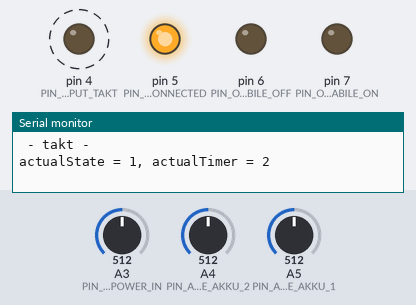
The sketch below on a simulated Arduino Uno, built with avr-gcc and run on an emulated ATmega328P. Parts: output pins drawn as LEDs (lit = HIGH), the last lines printed to the serial monitor. Dashed ring = blinking. Inputs (shaded band) come from the test bench; at power-on: A3 (PIN_ANALOG_VOLTAGE_POWER_IN) = 512, A4 (PIN_ANALOG_VOLTAGE_AKKU_2) = 512, A5 (PIN_ANALOG_VOLTAGE_AKKU_1) = 512.

Above: at 2.9 s.
3.0 s: A3 (PIN_ANALOG_VOLTAGE_POWER_IN) set to 111
5.5 s: A3 (PIN_ANALOG_VOLTAGE_POWER_IN) set to 89
At 8.2 s:
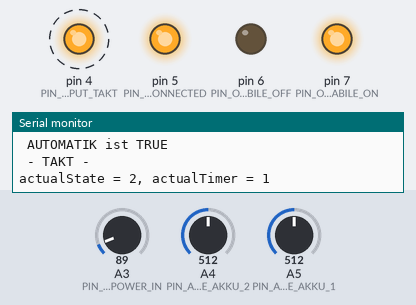
9.9 s: A3 (PIN_ANALOG_VOLTAGE_POWER_IN) set to 110
At 10.9 s:
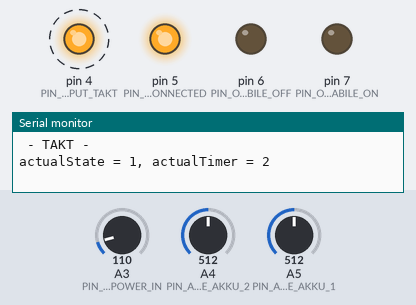
14.3 s: A3 (PIN_ANALOG_VOLTAGE_POWER_IN) set to 90
At 16.0 s:
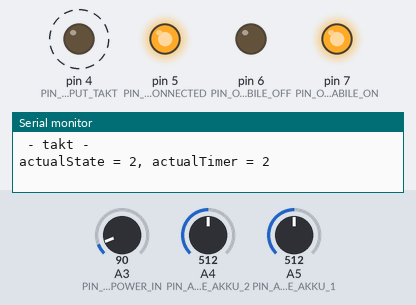
18.7 s: A4 (PIN_ANALOG_VOLTAGE_AKKU_2) set to 108
At 21.6 s:
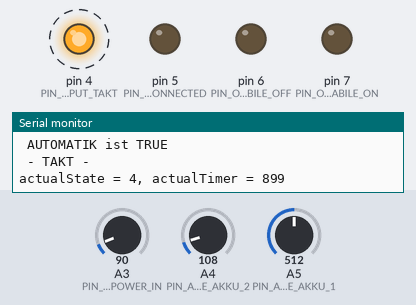
23.1 s: A4 (PIN_ANALOG_VOLTAGE_AKKU_2) set to 95
Timing chart, 0 to 25.7 s (numbered marks = the images above; inputs shaded):
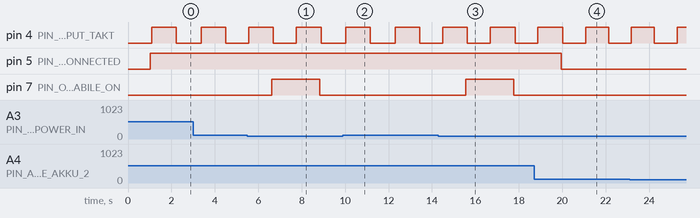

Measured:
- the behaviour switches between 101 and 100 on A3 (PIN_ANALOG_VOLTAGE_POWER_IN) (found by bisection; images 0 and 1)
- after the input at 5.5 s, pin 7 (PIN_OUTPUT_BISTABILE_ON): LOW → HIGH after 1.1 s, → LOW 2.2 s later
- after the input at 9.9 s, pin 5 (PIN_OUTPUT_AKKU_CONNECTED): stays HIGH (without the input it goes to LOW after 1.1 s)
- after the input at 14.3 s, pin 7 (PIN_OUTPUT_BISTABILE_ON): LOW → HIGH after 1.3 s, → LOW 2.2 s later
- by itself, pin 4 (PIN_OUTPUT_TAKT): alternates HIGH for 1.1 s and LOW for 1.1 s

The sketch:

ArduinoControlBatteryCharger.ino
```cpp
/*
Campingwagen Steuerung für die Akkus.
Schaltschema:

Falls D+ = 12 V: Dauerstrom auf PIN 85-86 ein (Batterien werden durch Lichtmaschine geladen)
Sonst:
Nach ca. 1 Std: Dauerstrom auf PIN 85-86 ein
1 Sek. später: Schaltimpuls auf PIN 2-5: Kontakt 4-3 offen, Kontakt 6-3 geschlossen
1 Sek. Später: Dauerstrom auf PIN 85-86 aus
Nach ca. 1 Std.: Dauerstrom auf PIN 85-86 ein
1 Sek. später: Schaltimpuls auf PIN 1-5: Kontakt 6-3 offen, Kontakt 4-3 geschlossen
1 Sek. Später: Dauerstrom auf PIN 85-86 aus
Nach ca. 1 Std.: Dauerstrom auf PIN 85-86
Zusätzlich: jeweils ein Taster, der manuell Schaltsignal auf PIN 2-5 bzw. PIN 1-5 legt.
Wenn Taster betätigt wird, keine stündliche Umschaltung mehr.
Umschaltung startet wieder, wenn Zustand D+=12 V eingetreten ist oder Spannungsversorgung für Steuerlogig Null war.
 */

// Hardware Interface
// Analog In
#define PIN_ANALOG_VOLTAGE_AKKU_1        A5
#define PIN_ANALOG_VOLTAGE_AKKU_2        A4
#define PIN_ANALOG_VOLTAGE_POWER_IN      A3
//#define PIN_ANALOG_VOLTAGE_POWER_OUT     A3

// Digital In
//#define INTERRUPT_INPUT_TASTER_AKKU_1              1
//#define INTERRUPT_INPUT_TASTER_AKKU_2              1
//#define INTERRUPT_INPUT_TASTER_TEST                1
//#define INTERRUPT_INPUT_TASTER_CONNECTED           1

// Digital Out
#define PIN_OUTPUT_BISTABILE_ON       7
#define PIN_OUTPUT_BISTABILE_OFF      6
#define PIN_OUTPUT_AKKU_CONNECTED     5
#define PIN_OUTPUT_TAKT               4
//
//int  AkkuNumber;      // 0 = Akku_1, 1 = Akku_2
//int  AkkuTime;        //Runtime for the Akku
//
//#define  SIZE_OUTPUT_TIMMING_ARRAY  5
//int      OutputTimingArray  [SIZE_OUTPUT_TIMMING_ARRAY];

//#define START_TIME_FOR_AKKU       100  //
//#define SET_TIME_RELAY_BISTABILE   2   //
//#define SET_TIME_RELAY_CONNECTED   5   //

//#define WAITTIME  20000
//
//volatile  int actCounter;
//volatile  int oldCounter;

#define OUTPUT_BISTABILE_ON           0x01
#define OUTPUT_BISTABILE_OFF          0x02
#define OUTPUT_AKKU_CONNECTED         0x04

//#define StateForButton_1    0
//#define StateForButton_2    0
//#define StateForButton_3    0

#define ENDLOS      9999

int  actualState;
int  actualTimer;

int VoltageAkku_1;
int VoltageAkku_2;
int VoltagePowerIn;

bool TaktLed;

struct Vorgabe
{
  int State;
  int Time;
  int Output;
};

Vorgabe  Ablauf[] = {
  // state, sec,  active Outputs
  { 0,       15*60,  0                     | 0                    | 0                   },
  { 1,       2,  OUTPUT_AKKU_CONNECTED | 0                    | 0                   },
  { 2,       2,  OUTPUT_AKKU_CONNECTED | 0                    | OUTPUT_BISTABILE_ON },
  { 3,       2,  OUTPUT_AKKU_CONNECTED | 0                    | 0                   },
  { 4,       15*60,  0                     | 0                    | 0                   },
  { 5,       2,  OUTPUT_AKKU_CONNECTED | 0                    | 0                   },
  { 6,       2,  OUTPUT_AKKU_CONNECTED | OUTPUT_BISTABILE_OFF | 0                   },
  { 7,       2,  OUTPUT_AKKU_CONNECTED | 0                    | 0                   },

  // Sondermodus mit unendlich langer Dauer
  { 8,       1,  0                     | 0                    | 0                   },
  { 9,       2,  OUTPUT_AKKU_CONNECTED | 0                    | 0                   },
  {10,       2,  OUTPUT_AKKU_CONNECTED | 0                    | OUTPUT_BISTABILE_ON },
  {11,       2,  OUTPUT_AKKU_CONNECTED | 0                    | 0                   },
  {12,  ENDLOS,  0                     | 0                    | 0                   },

  // Sondermodus mit unendlich langer Dauer
  {13,       1,  0                     | 0                    | 0                   },
  {14,       2,  OUTPUT_AKKU_CONNECTED | 0                    | 0                   },
  {15,       2,  OUTPUT_AKKU_CONNECTED | OUTPUT_BISTABILE_OFF | 0                   },
  {16,       2,  OUTPUT_AKKU_CONNECTED | 0                    | 0                   },
  {17,  ENDLOS,  0                     | 0                    | 0                   },

  // Powermode
  {18,  ENDLOS,  OUTPUT_AKKU_CONNECTED | 0                    | 0                   },

  { 0, 0, 0}
};

void showState()
{
  Serial.print("actualState = ");
  Serial.print(actualState);
  Serial.print(", actualTimer = ");
  Serial.println(actualTimer);
}

void readAnalogValues ()
{
  VoltageAkku_1 = analogRead(PIN_ANALOG_VOLTAGE_AKKU_1);
  VoltageAkku_2 = analogRead(PIN_ANALOG_VOLTAGE_AKKU_2);
  VoltagePowerIn = analogRead(PIN_ANALOG_VOLTAGE_POWER_IN);

  Serial.print("  Voltage Akku 1 :");
  Serial.print(VoltageAkku_1);
  Serial.print(", Akku 2 :");
  Serial.print(VoltageAkku_2);
  Serial.print(", Power IN :");
  Serial.print(VoltagePowerIn);
  Serial.println(" ");

}


void setup() {

  //  float voltage= sensorValue * (5.0 / 1023.0) * 3; //  15 Volt -- R 20K -- A0 -- R 10K --- GND
//  readAnalogValues ();
//  if (VoltageAkku_1 < VoltageAkku_2)
//  {
//    actualState = 0;
//  }
//  else
//  {
//    actualState = 4;
//  }

  actualState = 0;
  actualTimer = 0;
  //  readAnalogValues ();
  TaktLed = false;

  //start serial connection
  Serial.begin(9600);
  //configure pin2 as an input and enable the internal pull-up resistor
  //pinMode(2, INPUT_PULLUP);

  //pinMode(23, INPUT_PULLUP);
  pinMode(PIN_OUTPUT_BISTABILE_ON, OUTPUT);
  pinMode(PIN_OUTPUT_BISTABILE_OFF, OUTPUT);
  pinMode(PIN_OUTPUT_AKKU_CONNECTED, OUTPUT);
  pinMode(PIN_OUTPUT_TAKT, OUTPUT);

}

void SetHardware(int StateNumber)
{
  Serial.print("  Hardware: ");

  if ( Ablauf[StateNumber].Output & OUTPUT_BISTABILE_ON )
  {
    digitalWrite( PIN_OUTPUT_BISTABILE_ON   , HIGH);
    Serial.print("A");
  }
  else
  {
    digitalWrite( PIN_OUTPUT_BISTABILE_ON   , LOW);
    Serial.print("a");
  }

  if ( Ablauf[StateNumber].Output & OUTPUT_BISTABILE_OFF )
  {
    digitalWrite( PIN_OUTPUT_BISTABILE_OFF   , HIGH);
    Serial.print("B");
  }
  else
  {
    digitalWrite( PIN_OUTPUT_BISTABILE_OFF   , LOW);
    Serial.print("b");
  }

  if ( Ablauf[StateNumber].Output & OUTPUT_AKKU_CONNECTED )
  {
    digitalWrite( PIN_OUTPUT_AKKU_CONNECTED   , HIGH);
    Serial.print("C");
  }
  else
  {
    digitalWrite( PIN_OUTPUT_AKKU_CONNECTED   , LOW);
    Serial.print("c");
  }
}


void  SetTimer(int StateNumber)
{
  actualTimer = Ablauf[StateNumber].Time;
}

//void  SetOutput (int Port, int LedState)
//{
//  if ( LedState )
//  {
//    digitalWrite( Port   , HIGH);
//  }
//  else
//  {
//    digitalWrite( Port   , LOW);
//  }
//}


void  ShowActualState(int actualState)
{
  //  SetOutput (PIN_OUTPUT_BIT0, actualState & 0x01);
  //  SetOutput (PIN_OUTPUT_BIT1, actualState & 0x02);
  //  SetOutput (PIN_OUTPUT_BIT2, actualState & 0x04);
  //  SetOutput (PIN_OUTPUT_BIT3, actualState & 0x08);
  //  SetOutput (PIN_OUTPUT_BIT4, actualState & 0x10);
  //  SetOutput (PIN_OUTPUT_BIT5, actualState & 0x20);
  //  SetOutput (PIN_OUTPUT_BIT6, actualState & 0x40);
  //  SetOutput (PIN_OUTPUT_BIT7, actualState & 0x80);
}

int readButton()
{
  return 0;
}

void ShowTaktLED()
{
  if (TaktLed)
  {
    digitalWrite( PIN_OUTPUT_TAKT   , HIGH);
    Serial.println(" - TAKT -");
    TaktLed = false;
  }
  else
  {
    digitalWrite( PIN_OUTPUT_TAKT   , LOW);
    Serial.println(" - takt -");
    TaktLed = true;
  }
}

void loop() {

  bool automatic = true;

  do {
    ShowTaktLED();
    showState();
    readButton();
    delay(1000);

    readAnalogValues ();

    if ( VoltagePowerIn > 100 )
    {
       automatic = false;
       Serial.println(" AUTOMATIK ist FALSE");
    }
    else
    {
       automatic = true;
       Serial.println(" AUTOMATIK ist TRUE");
    }


    if ((actualTimer > 0 )
        && (actualTimer != ENDLOS ))
    {
      actualTimer--;
    }
  } while (actualTimer && automatic);


  if (automatic == false)
  {
    actualState = 1;  // laden
  }
  else
  {
    if (actualTimer == 0)
    {
      if (actualState == 7)
      {
        //normal loop for state 0 - 7
        actualState = 0;
      }
      else
      {
        actualState++;
      }
    }
  }
  SetHardware(actualState);
  SetTimer(actualState);
  ShowActualState(actualState);

  Serial.println("");
  Serial.print("Wechsel auf neuen State >>> ");
  showState();
}
```
